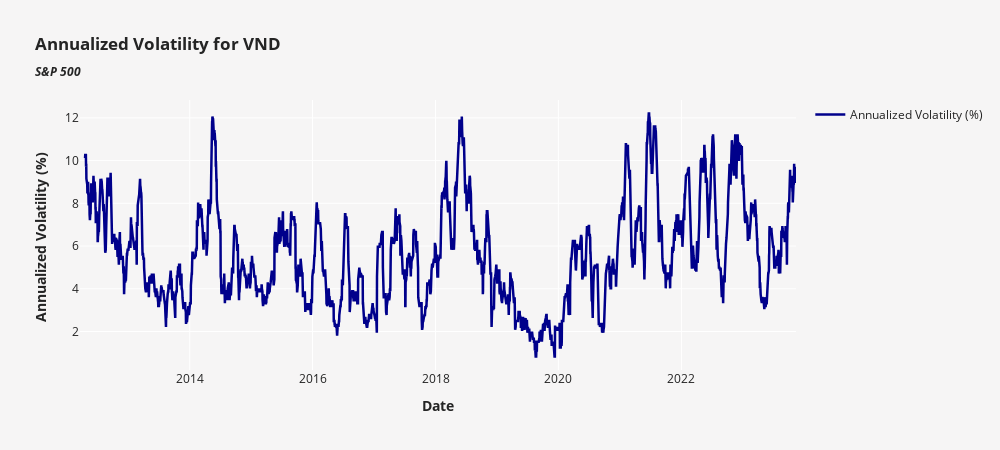

Write notebook code for a chart like this one.
### Code cell
plot_volatility(symbol, 'weekly_vol')

### Figure 1 — Plotly figure (JSON) as saved in the notebook; plotly's stock layout.template omitted (floating-point values rounded to 4 significant figures; data arrays with more than 128 entries replaced by an {"elided": "..."} marker saying what was removed)
{"data": [{"line": {"color": "darkblue", "width": 2.5}, "mode": "lines", "name": "Annualized Volatility (%)", "type": "scatter", "x": {"elided": "2901 str values"}, "y": {"elided": "2901 float values"}}], "layout": {"height": 450, "paper_bgcolor": "#F6F5F5", "plot_bgcolor": "#F6F5F5", "showlegend": true, "title": {"text": "<b>Annualized Volatility for VND <br><i><sub>S&P 500</sub></i></b>", "x": 0.035, "xanchor": "left"}, "width": 1000, "xaxis": {"rangeslider": {"visible": false}, "title": {"text": "<b>Date</b>"}}, "yaxis": {"title": {"text": "<b>Annualized Volatility (%) </b>"}}}}
